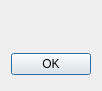
<?xml version="1.0" encoding="UTF-8"?>
<ui version="4.0">
 <class>AboutDialog</class>
 <widget class="QDialog" name="AboutDialog">
  <property name="geometry">
   <rect>
    <x>0</x>
    <y>0</y>
    <width>101</width>
    <height>88</height>
   </rect>
  </property>
  <property name="windowTitle">
   <string>About</string>
  </property>
  <layout class="QVBoxLayout" name="verticalLayout">
   <item>
    <widget class="QWidget" name="widget" native="true">
     <layout class="QHBoxLayout" name="horizontalLayout">
      <property name="spacing">
       <number>6</number>
      </property>
      <property name="leftMargin">
       <number>9</number>
      </property>
      <property name="topMargin">
       <number>9</number>
      </property>
      <property name="rightMargin">
       <number>9</number>
      </property>
      <property name="bottomMargin">
       <number>9</number>
      </property>
      <item>
       <widget class="QLabel" name="icon"/>
      </item>
      <item>
       <widget class="QLabel" name="label">
        <property name="openExternalLinks">
         <bool>true</bool>
        </property>
        <property name="textInteractionFlags">
         <set>Qt::LinksAccessibleByKeyboard|Qt::LinksAccessibleByMouse</set>
        </property>
       </widget>
      </item>
     </layout>
    </widget>
   </item>
   <item>
    <layout class="QHBoxLayout">
     <property name="spacing">
      <number>6</number>
     </property>
     <property name="leftMargin">
      <number>0</number>
     </property>
     <property name="topMargin">
      <number>0</number>
     </property>
     <property name="rightMargin">
      <number>0</number>
     </property>
     <property name="bottomMargin">
      <number>0</number>
     </property>
     <item>
      <spacer>
       <property name="orientation">
        <enum>Qt::Horizontal</enum>
       </property>
       <property name="sizeHint" stdset="0">
        <size>
         <width>131</width>
         <height>31</height>
        </size>
       </property>
      </spacer>
     </item>
     <item>
      <widget class="QPushButton" name="okButton">
       <property name="text">
        <string>OK</string>
       </property>
      </widget>
     </item>
    </layout>
   </item>
  </layout>
 </widget>
 <resources/>
 <connections>
  <connection>
   <sender>okButton</sender>
   <signal>clicked()</signal>
   <receiver>AboutDialog</receiver>
   <slot>accept()</slot>
   <hints>
    <hint type="sourcelabel">
     <x>278</x>
     <y>253</y>
    </hint>
    <hint type="destinationlabel">
     <x>96</x>
     <y>254</y>
    </hint>
   </hints>
  </connection>
 </connections>
</ui>
